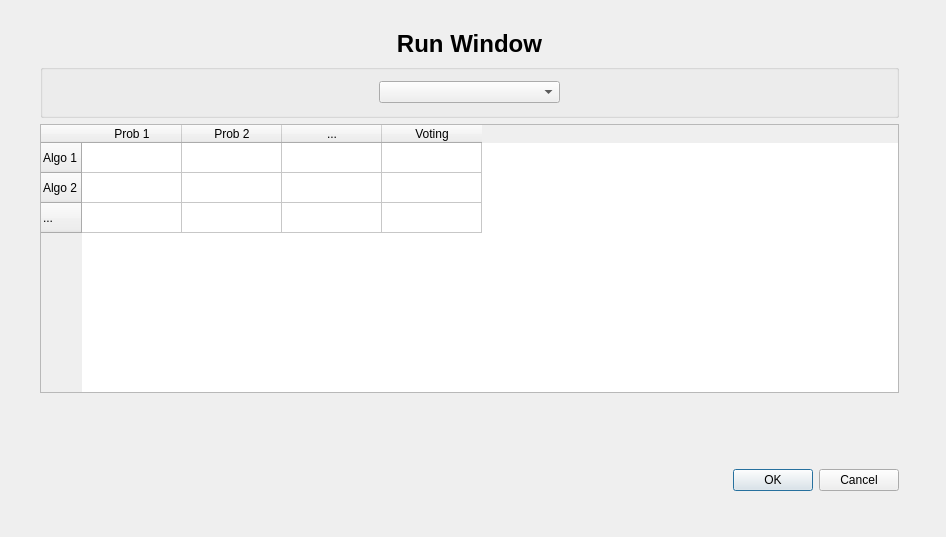
<?xml version="1.0" encoding="UTF-8"?>
<ui version="4.0">
 <class>Dialog</class>
 <widget class="QDialog" name="Dialog">
  <property name="geometry">
   <rect>
    <x>0</x>
    <y>0</y>
    <width>946</width>
    <height>537</height>
   </rect>
  </property>
  <property name="windowTitle">
   <string>Dialog</string>
  </property>
  <widget class="QWidget" name="verticalLayoutWidget">
   <property name="geometry">
    <rect>
     <x>40</x>
     <y>30</y>
     <width>859</width>
     <height>531</height>
    </rect>
   </property>
   <layout class="QVBoxLayout" name="verticalLayout" stretch="0,1,5,3">
    <item>
     <widget class="QLabel" name="label">
      <property name="font">
       <font>
        <pointsize>18</pointsize>
        <weight>75</weight>
        <bold>true</bold>
       </font>
      </property>
      <property name="text">
       <string>Run Window</string>
      </property>
      <property name="textFormat">
       <enum>Qt::AutoText</enum>
      </property>
      <property name="scaledContents">
       <bool>false</bool>
      </property>
      <property name="alignment">
       <set>Qt::AlignCenter</set>
      </property>
     </widget>
    </item>
    <item>
     <widget class="QGroupBox" name="horizontalGroupBox_2">
      <layout class="QHBoxLayout" name="horizontalLayout_2">
       <item>
        <widget class="QComboBox" name="comboBox_pi">
         <property name="minimumSize">
          <size>
           <width>181</width>
           <height>0</height>
          </size>
         </property>
         <property name="maximumSize">
          <size>
           <width>181</width>
           <height>16777215</height>
          </size>
         </property>
         <property name="frame">
          <bool>true</bool>
         </property>
        </widget>
       </item>
      </layout>
     </widget>
    </item>
    <item>
     <widget class="QTableWidget" name="tableWidget">
      <property name="sizePolicy">
       <sizepolicy hsizetype="MinimumExpanding" vsizetype="MinimumExpanding">
        <horstretch>0</horstretch>
        <verstretch>0</verstretch>
       </sizepolicy>
      </property>
      <row>
       <property name="text">
        <string>Algo 1</string>
       </property>
      </row>
      <row>
       <property name="text">
        <string>Algo 2</string>
       </property>
      </row>
      <row>
       <property name="text">
        <string>...</string>
       </property>
      </row>
      <column>
       <property name="text">
        <string>Prob 1</string>
       </property>
      </column>
      <column>
       <property name="text">
        <string>Prob 2</string>
       </property>
      </column>
      <column>
       <property name="text">
        <string>...</string>
       </property>
      </column>
      <column>
       <property name="text">
        <string>Voting</string>
       </property>
      </column>
     </widget>
    </item>
    <item>
     <widget class="QDialogButtonBox" name="buttonBox">
      <property name="sizePolicy">
       <sizepolicy hsizetype="Expanding" vsizetype="Expanding">
        <horstretch>0</horstretch>
        <verstretch>0</verstretch>
       </sizepolicy>
      </property>
      <property name="standardButtons">
       <set>QDialogButtonBox::Cancel|QDialogButtonBox::Ok</set>
      </property>
     </widget>
    </item>
   </layout>
  </widget>
 </widget>
 <resources/>
 <connections/>
</ui>
